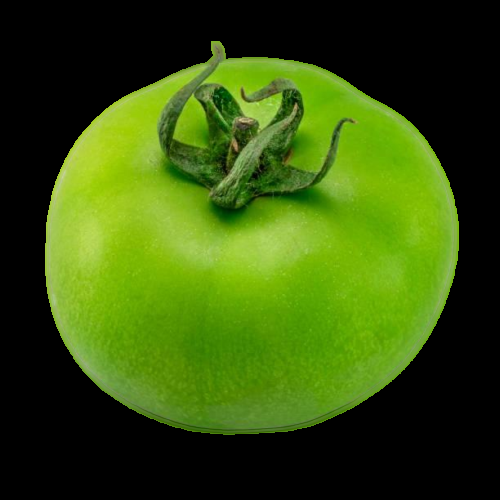
#> input picture inputs/input_foregrounds/tomatoes/image/green_tomato_1.png, 500 x 500 px
$ jupyter execute --allow-errors data_processing.ipynb
#> lines starting #> are read from the running program, lines starting #| are printed output that depends on the picture; after the words box and inside, x2 and y2 are one past the last pixel; in counts of white or black regions, pixels touching at a corner belong together
[cell 1]
import cv2
import matplotlib.pyplot as plt
import numpy as np
import os

# Defining useful functions

[cell 2]
def binarize_image(path: str) -> cv2.Mat:
    image = cv2.imread(path)
    image = cv2.cvtColor(image, code=cv2.COLOR_BGR2GRAY)
    _, thresh = cv2.threshold(image, 1, 255, cv2.THRESH_BINARY)

    return thresh


def generate_background(image_path: str, output_path: str):
    image = cv2.imread(image_path)
    image = cv2.resize(image, dsize=(512, 512))

    cv2.imwrite(os.path.join(output_path, 'bg01.png'), image)
    bboxes = []

    index = 0
    while True:
        x, y, w, h = cv2.selectROI('Selecting bounding box', image)
        image = cv2.rectangle(image, pt1=[x, y], pt2=[x+w, y+h], color=(0, 255, 0), thickness=2)

        mask_bg = np.zeros(shape=(512, 512))
        mask_bg[y:y+h, x:x+w] = 255

        cv2.imwrite(os.path.join(output_path, 'mask_bg_fg_%d.png' % index), mask_bg)
        index += 1
        bboxes.append([x, y, w, h])

        if cv2.waitKey(0) == ord('q'):
            print('Done.')
            cv2.destroyAllWindows()
            break

    return bboxes

# Using

[cell 3]
output_path = os.path.join('inputs', 'same_domain', 'tomato on a tomato plant, view from side, ultra-realistic')
#> (the rest of this cell did not finish here and is left out)

# Generating mask for the tomato

[cell 4]
import cv2
import numpy as np
import pathlib
import matplotlib.pyplot as plt

[cell 5]
image_name = 'green_tomato_1.png'

image_folder = pathlib.Path('inputs/input_foregrounds/tomatoes/image/')
mask_folder = pathlib.Path('inputs/input_foregrounds/tomatoes/mask/')
image = cv2.imread(str(image_folder.joinpath(image_name)))
#> image is the input picture: shape (500, 500, 3); mean B, G, R 11.6, 81.7, 54.5
image = cv2.cvtColor(image, code=cv2.COLOR_BGR2GRAY)
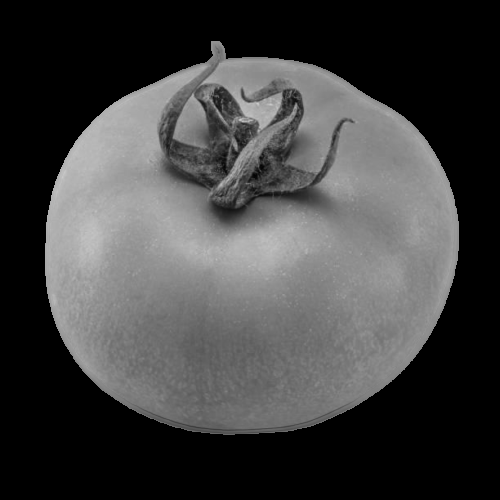
#> image: shape (500, 500); min 0, max 204, mean 65.6
_, thresh = cv2.threshold(image, thresh=1, maxval=255, type=cv2.THRESH_BINARY)
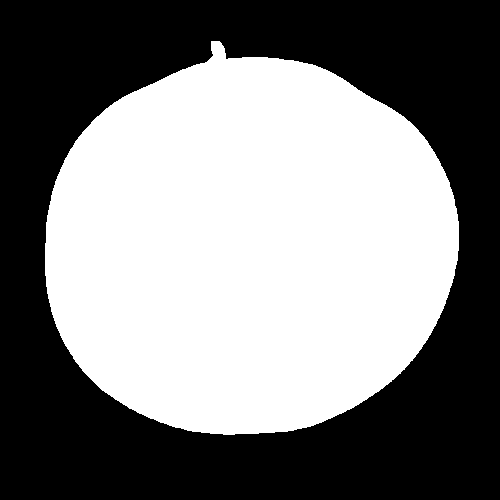
#> thresh: shape (500, 500); 49.7% white; 1 white region, box (x1, y1, x2, y2) and area: (45, 41, 459, 435) 124338
plt.imshow(thresh)

[cell 6]
cv2.imwrite(str(mask_folder.joinpath(image_name)), thresh)
#> Out = True

$ run again, with inputs/input_foregrounds/tomatoes/image/green_tomato_0.png copied over inputs/input_foregrounds/tomatoes/image/green_tomato_1.png
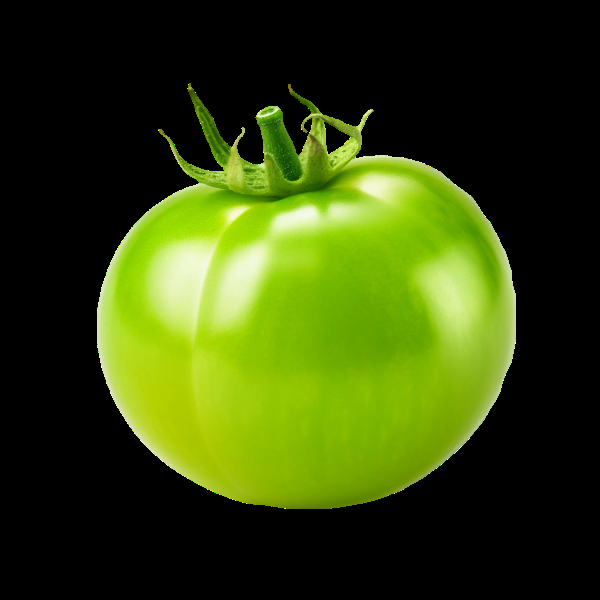
#> input picture inputs/input_foregrounds/tomatoes/image/green_tomato_0.png, 600 x 600 px
#> image is the input picture: shape (600, 600, 3); mean B, G, R 11.5, 67.7, 51.6
#> `image = cv2.cvtColor(image, code=cv2.COLOR_BGR2GRAY)`:
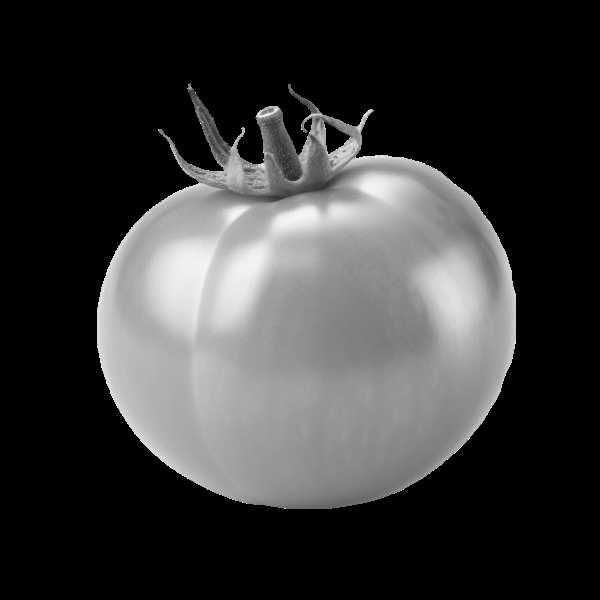
#> image: shape (600, 600); min 0, max 255, mean 56.5
#> `_, thresh = cv2.threshold(image, thresh=1, maxval=255, type=cv2.THRESH..`:
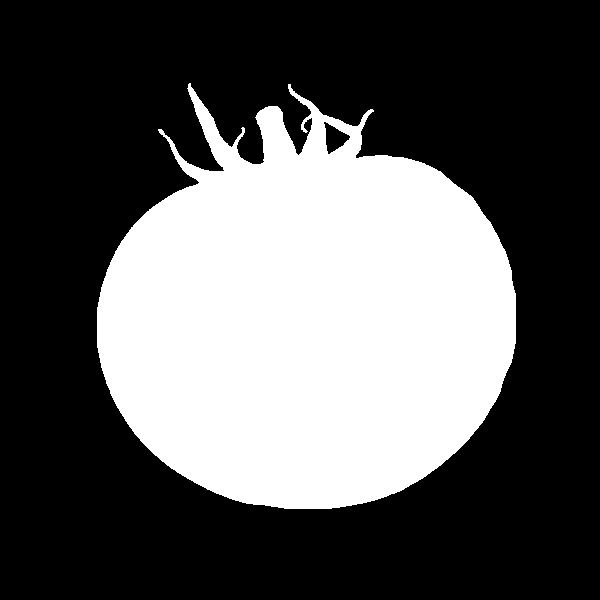
#> thresh: shape (600, 600); 34.7% white; 1 white region, box (x1, y1, x2, y2) and area: (97, 83, 516, 509) 125024
#> Out = True

$ run again, with inputs/input_foregrounds/tomatoes/image/red_tomato_0.png copied over inputs/input_foregrounds/tomatoes/image/green_tomato_1.png
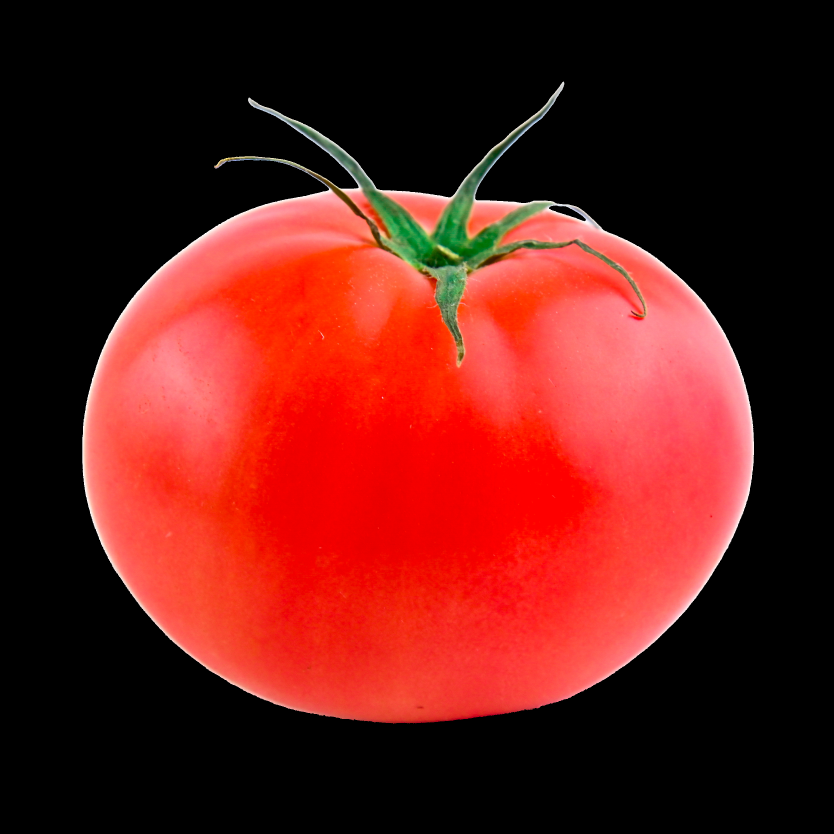
#> input picture inputs/input_foregrounds/tomatoes/image/red_tomato_0.png, 2500 x 2500 px (shown at 1/3 size)
#> image is the input picture: shape (2500, 2500, 3); mean B, G, R 23.4, 28.4, 102.1
#> `image = cv2.cvtColor(image, code=cv2.COLOR_BGR2GRAY)`:
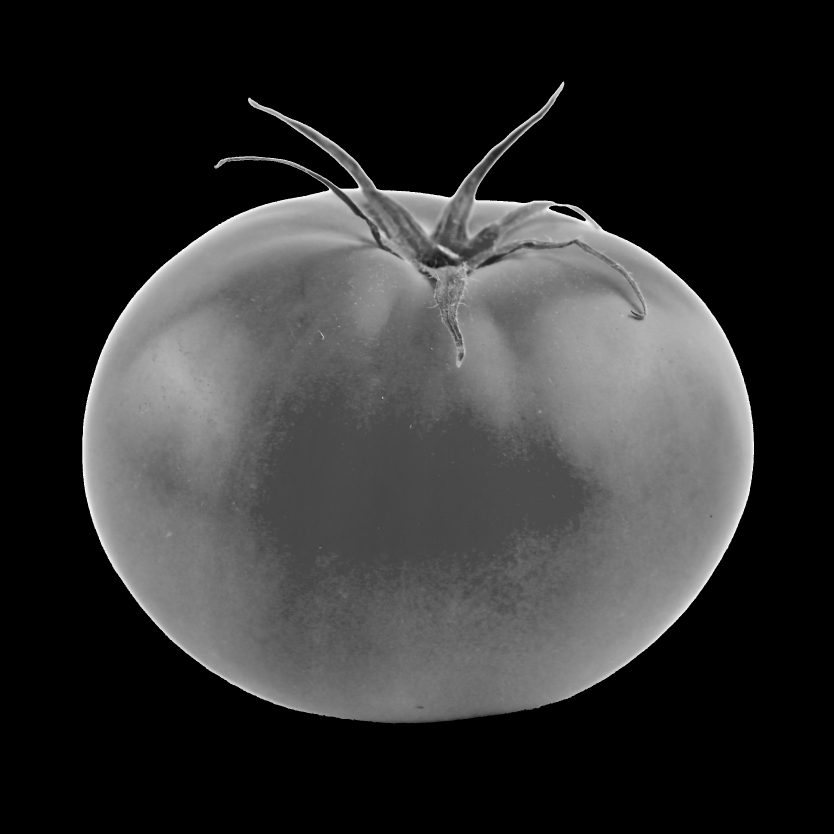
#> image: shape (2500, 2500) (shown at 1/3 size); min 0, max 254, mean 49.8
#> `_, thresh = cv2.threshold(image, thresh=1, maxval=255, type=cv2.THRESH..`:
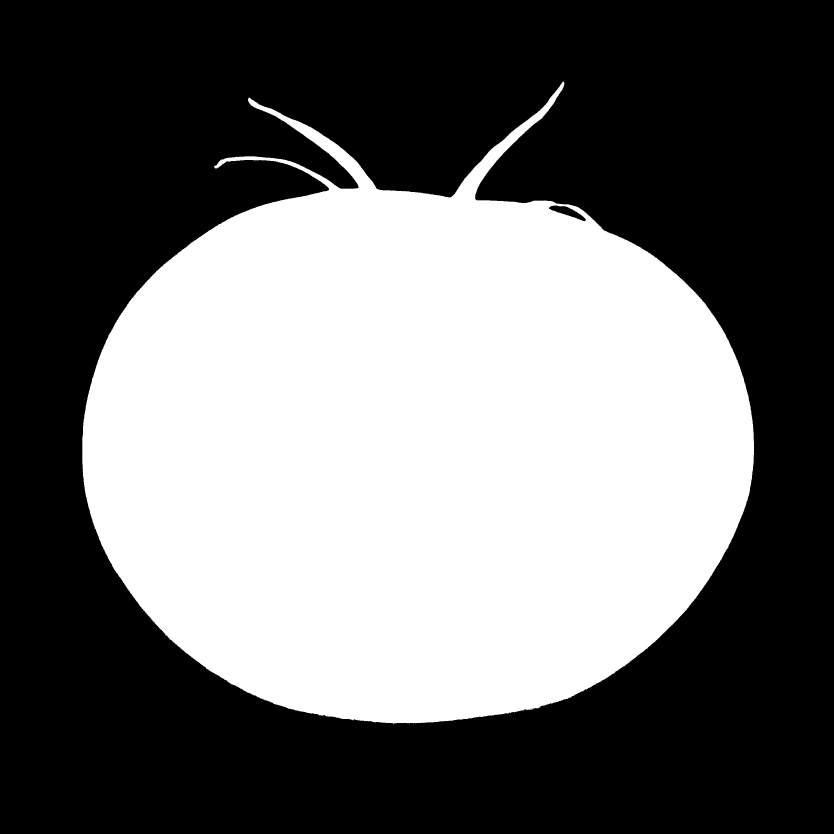
#> thresh: shape (2500, 2500) (shown at 1/3 size); 41.9% white; 1 white region, box (x1, y1, x2, y2) and area: (247, 245, 2262, 2171) 2615770
#> Out = True

$ run again, with inputs/input_foregrounds/tomatoes/image/red_tomato_1.png copied over inputs/input_foregrounds/tomatoes/image/green_tomato_1.png
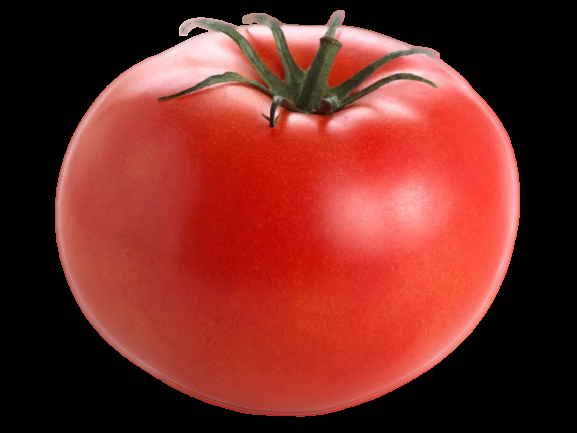
#> input picture inputs/input_foregrounds/tomatoes/image/red_tomato_1.png, 577 x 433 px
#> image is the input picture: shape (433, 577, 3); mean B, G, R 37.7, 44.5, 119.5
#> `image = cv2.cvtColor(image, code=cv2.COLOR_BGR2GRAY)`:
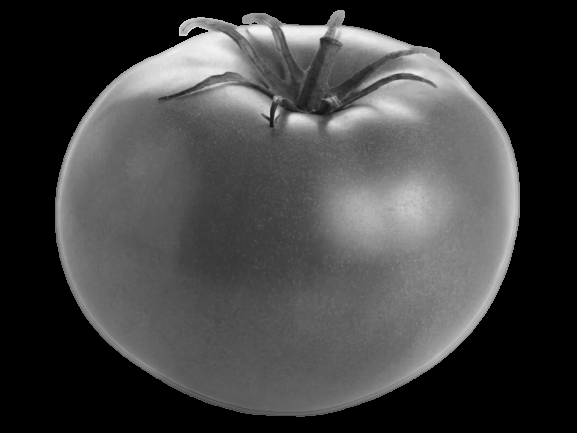
#> image: shape (433, 577); min 0, max 242, mean 66.1
#> `_, thresh = cv2.threshold(image, thresh=1, maxval=255, type=cv2.THRESH..`:
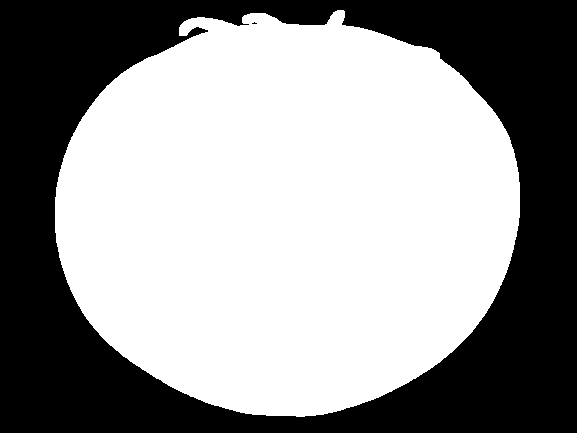
#> thresh: shape (433, 577); 58.6% white; 2 black regions (1 under 20 px), largest, box (x1, y1, x2, y2) and area: (0, 0, 577, 433) 103310
#> Out = True
